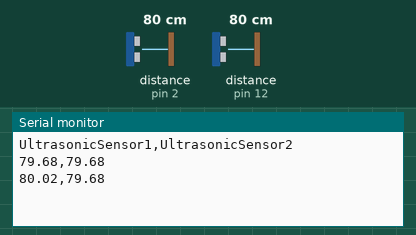
The sketch below on a simulated Arduino Uno, built with avr-gcc and run on an emulated ATmega328P. Shown: the last lines printed to the serial monitor. Wiring (inferred from the names in the program): 2 × ultrasonic range finder: trigger pin 4, echo pin 2 / trigger pin 13, echo pin 12. The test bench sets the inputs (shaded band); at power-on: distance to the obstacle (sensors on pin 2, pin 12) 80 cm. The echo pulse lasts 58.3 µs per cm.

Above: at 1.8 s.
1.9 s: distance to the obstacle (sensor on pin 2) set to 2 cm
At 2.7 s:
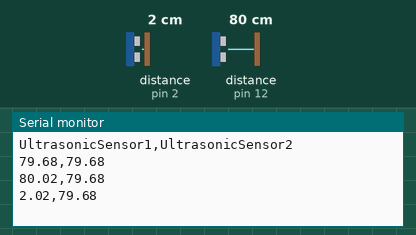
3.4 s: distance to the obstacle (sensor on pin 12) set to 2 cm
At 4.5 s:
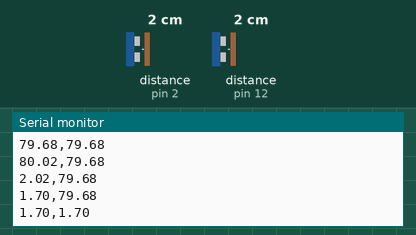
4.9 s: distance to the obstacle (sensor on pin 2) set to 4 cm
At 5.4 s:
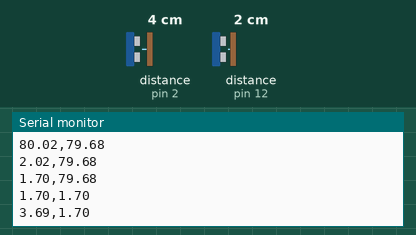
6.4 s: distance to the obstacle (sensor on pin 12) set to 4 cm
At 7.9 s:
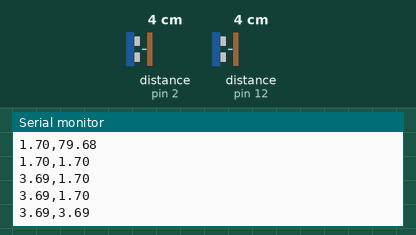
Timing chart, 0 to 8.9 s (numbered marks = the images above; inputs shaded):
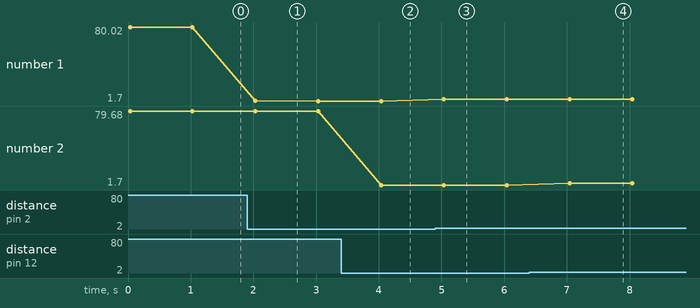

The sketch:

test1.ino
```cpp
const int trigPin1 = 4;
const int echoPin1 = 2;

const int trigPin2 = 13;
const int echoPin2 = 12;

const int freq = 1000; //delay in milliseconds

String dataLabel1 = "UltrasonicSensor1";
String dataLabel2 = "UltrasonicSensor2";
bool label = true;

void setup() {

  pinMode(trigPin1, OUTPUT);
  pinMode(echoPin1, INPUT);
  pinMode(trigPin2, OUTPUT);
  pinMode(echoPin2, INPUT);
  Serial.begin(9600);
}

void loop() {
  while(label){ //runs once
        Serial.print(dataLabel1);
        Serial.print(",");
        Serial.println(dataLabel2);
        label=false;
  }

  float distFromSensor1 = getDistanceFromUS(trigPin1, echoPin1);
  float distFromSensor2 = getDistanceFromUS(trigPin2, echoPin2);
  Serial.print(distFromSensor1);
  Serial.print(",");
  Serial.print(distFromSensor2);
  Serial.print("\n");
  delay(freq);
}

float getDistanceFromUS(int trigPin, int echoPin){
  digitalWrite(trigPin, LOW);
  delayMicroseconds(2);
  digitalWrite(trigPin, HIGH);
  delayMicroseconds(10);
  digitalWrite(trigPin, LOW);
  float duration = pulseIn(echoPin, HIGH);
  float distance = (duration*0.0343)/2;
  return distance;
}
```

Measured:
- after the input at 1.9 s, the serial monitor: prints a new line after 0.13 s (image 1)
- after the input at 3.4 s, the serial monitor: prints a new line after 0.64 s (image 2)
- after the input at 4.9 s, the serial monitor: prints a new line after 0.14 s (image 3)
- after the input at 6.4 s, the serial monitor: prints a new line after 0.64 s (image 4)
- plotted number 1: 80.02 → 1.7 after the input at 1.9 s, 1.7 → 3.69 after the input at 4.9 s
